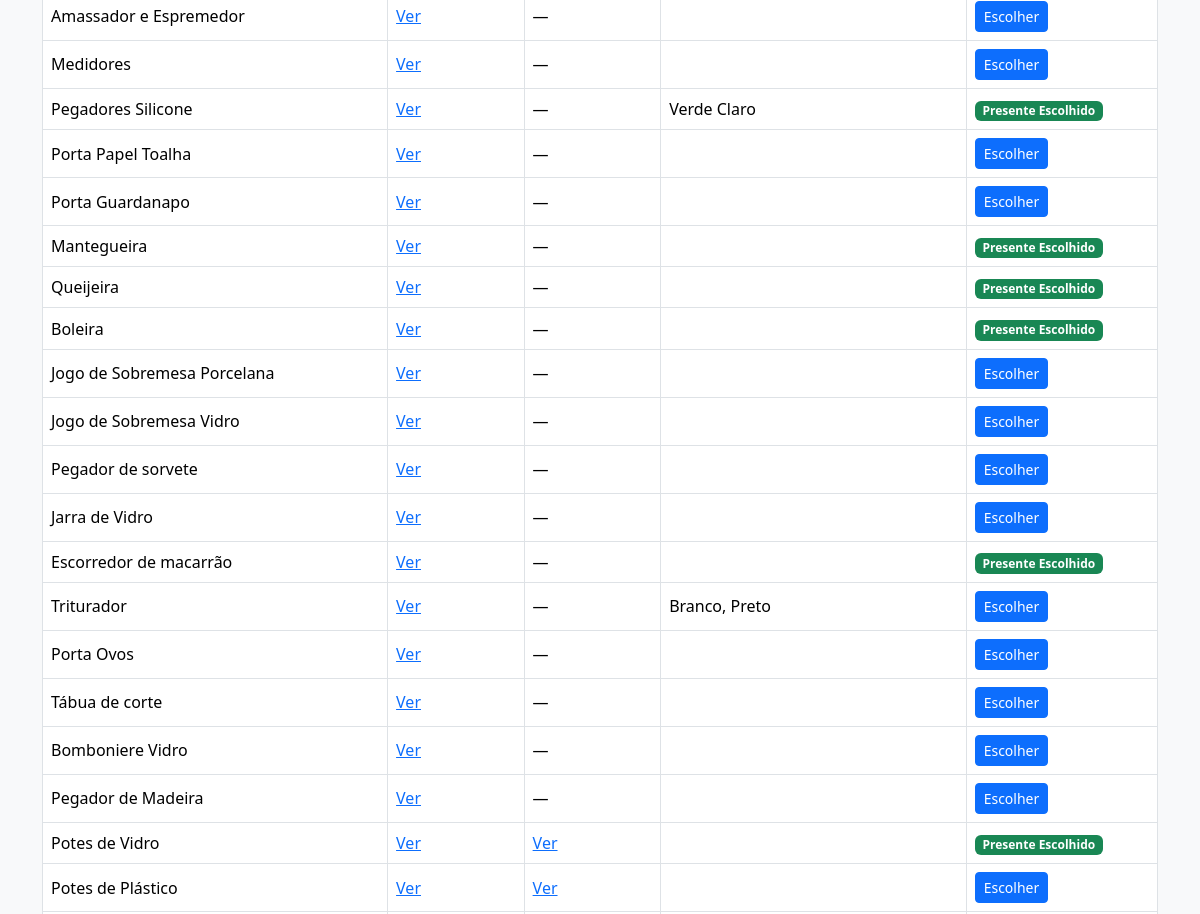
Before: / (middle part) with the older database file.
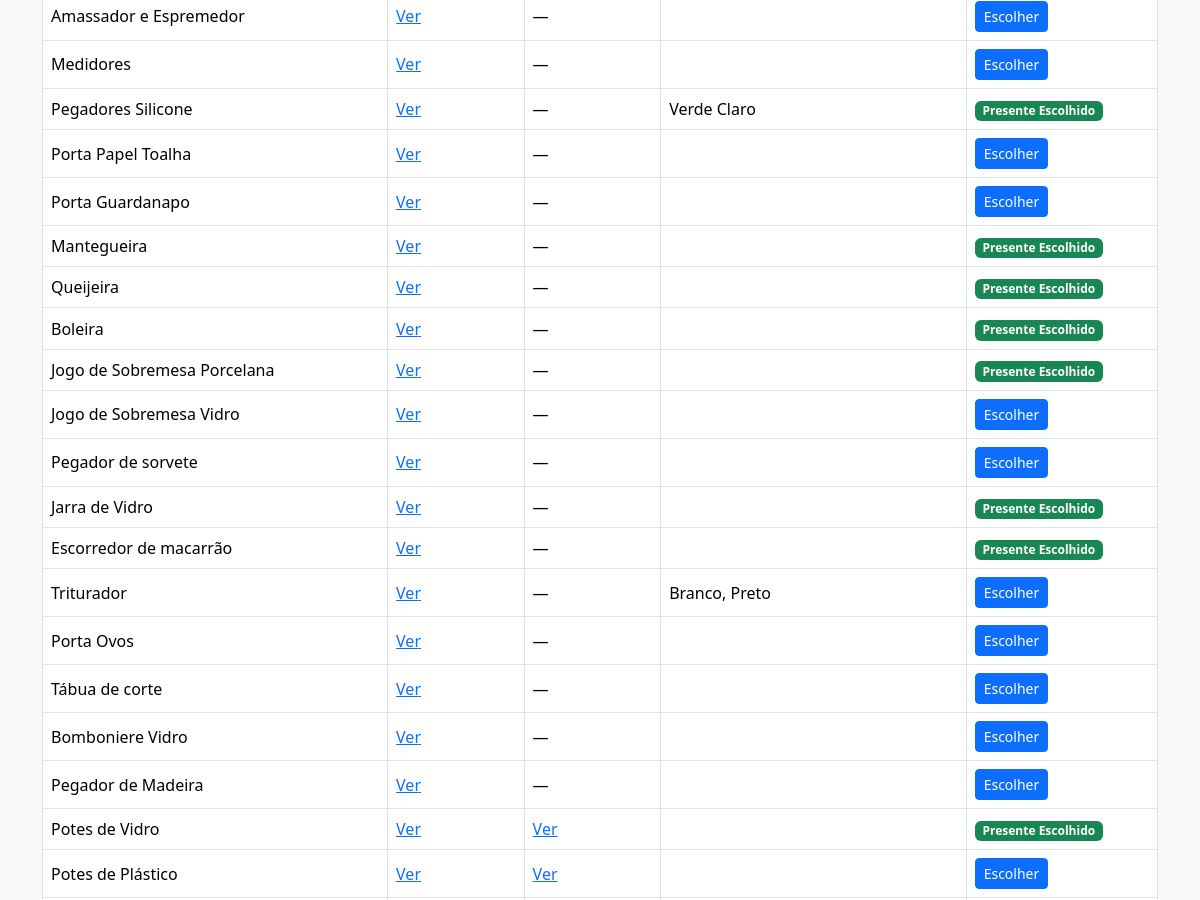
After: the same page with the newer database file.
### tables this page shows
CREATE TABLE presentes (
            id INTEGER PRIMARY KEY AUTOINCREMENT,
            presente TEXT,
            link1 TEXT,
            link2 TEXT,
            cores TEXT,
            escolhido_por TEXT
        );

### app.py (the view)
@app.route("/")
def index():
    is_admin = request.args.get("admin") == ADMIN_KEY
    conn = get_db()
    cursor = conn.cursor()
    cursor.execute("SELECT * FROM presentes")
    presentes = cursor.fetchall()
    conn.close()
    return render_template("index.html", presentes=presentes, is_admin=is_admin)

### app.py (called while the page is built)
def get_db():
    conn = sqlite3.connect(DB_PATH)
    conn.row_factory = sqlite3.Row
    return conn

### templates/index.html (shortened to what this page needs)
<!DOCTYPE html>
<html lang="pt-br">
<head>
    <link
      href="https://cdn.jsdelivr.net/npm/bootstrap@5.3.2/dist/css/bootstrap.min.css"
      rel="stylesheet"
    >
</head>
<body class="bg-light">
<div class="container mt-5">
    <div class="table-responsive">
        <table class="table table-bordered table-hover align-middle">
            <tbody>
            {% for item in presentes %}
                <tr>
                    <td>{{ item.presente }}</td>
                    <td>
                        {% if item.link1 %}
                            <a href="{{ item.link1 }}" target="_blank">Ver</a>
                        {% else %}
                            —
                        {% endif %}
                    </td>
                    <td>
                        {% if item.link2 %}
                            <a href="{{ item.link2 }}" target="_blank">Ver</a>
                        {% else %}
                            —
                        {% endif %}
                    </td>
                    <td>{{ item.cores }}</td>
                    <td>
                        {% if item.escolhido_por %}
                            <span class="badge bg-success">
                                Presente Escolhido
                            </span>
                        {% else %}
                            <button
                                class="btn btn-sm btn-primary"
                                data-bs-toggle="modal"
                                data-bs-target="#confirmModal{{ item.id }}"
                            >
                                Escolher
                            </button>
                        {% endif %}
                    </td>
                </tr>
            {% endfor %}
            </tbody>
        </table>
    </div>
</div>
</body>
</html>

Changed rows visible on the page:
changed presentes "Jogo de Sobremesa Porcelana": now shows "Presente Escolhido"; no longer shows "Escolher"
changed presentes "Jarra de Vidro": now shows "Presente Escolhido"; no longer shows "Escolher"
